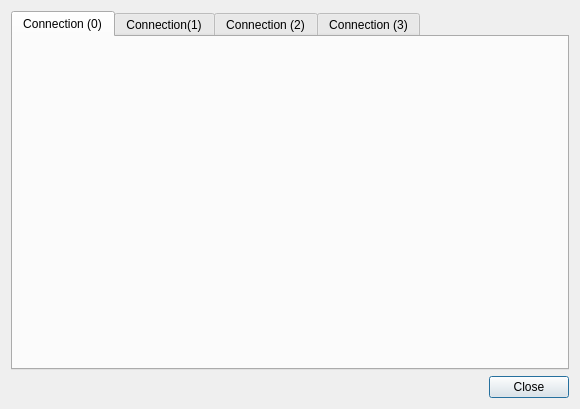
<?xml version="1.0" encoding="UTF-8"?>
<ui version="4.0">
 <class>StartStopXCPDialog</class>
 <widget class="QDialog" name="StartStopXCPDialog">
  <property name="geometry">
   <rect>
    <x>0</x>
    <y>0</y>
    <width>580</width>
    <height>409</height>
   </rect>
  </property>
  <property name="windowTitle">
   <string>Start/Stop XCP Measurement</string>
  </property>
  <property name="windowIcon">
   <iconset resource="../Icons.qrc">
    <normaloff>:/Icons/car.png</normaloff>:/Icons/car.png</iconset>
  </property>
  <layout class="QVBoxLayout" name="verticalLayout">
   <item>
    <widget class="QTabWidget" name="tabWidget">
     <property name="currentIndex">
      <number>0</number>
     </property>
     <widget class="StartStopXCPWidget" name="tab">
      <attribute name="title">
       <string>Connection (0)</string>
      </attribute>
     </widget>
     <widget class="StartStopXCPWidget" name="tab_3">
      <attribute name="title">
       <string>Connection(1)</string>
      </attribute>
     </widget>
     <widget class="StartStopXCPWidget" name="tab_4">
      <attribute name="title">
       <string>Connection (2)</string>
      </attribute>
     </widget>
     <widget class="StartStopXCPWidget" name="tab_2">
      <attribute name="title">
       <string>Connection (3)</string>
      </attribute>
     </widget>
    </widget>
   </item>
   <item>
    <layout class="QHBoxLayout" name="horizontalLayout">
     <item>
      <spacer name="horizontalSpacer">
       <property name="orientation">
        <enum>Qt::Horizontal</enum>
       </property>
       <property name="sizeHint" stdset="0">
        <size>
         <width>40</width>
         <height>20</height>
        </size>
       </property>
      </spacer>
     </item>
     <item>
      <widget class="QPushButton" name="pushButtonClose">
       <property name="text">
        <string>Close</string>
       </property>
      </widget>
     </item>
    </layout>
   </item>
  </layout>
 </widget>
 <customwidgets>
  <customwidget>
   <class>StartStopXCPWidget</class>
   <extends>QWidget</extends>
   <header>StartStopXcpWidget.h</header>
   <container>1</container>
  </customwidget>
 </customwidgets>
 <resources>
  <include location="../Icons.qrc"/>
 </resources>
 <connections>
  <connection>
   <sender>pushButtonClose</sender>
   <signal>clicked()</signal>
   <receiver>StartStopXCPDialog</receiver>
   <slot>reject()</slot>
   <hints>
    <hint type="sourcelabel">
     <x>532</x>
     <y>387</y>
    </hint>
    <hint type="destinationlabel">
     <x>289</x>
     <y>204</y>
    </hint>
   </hints>
  </connection>
 </connections>
</ui>
